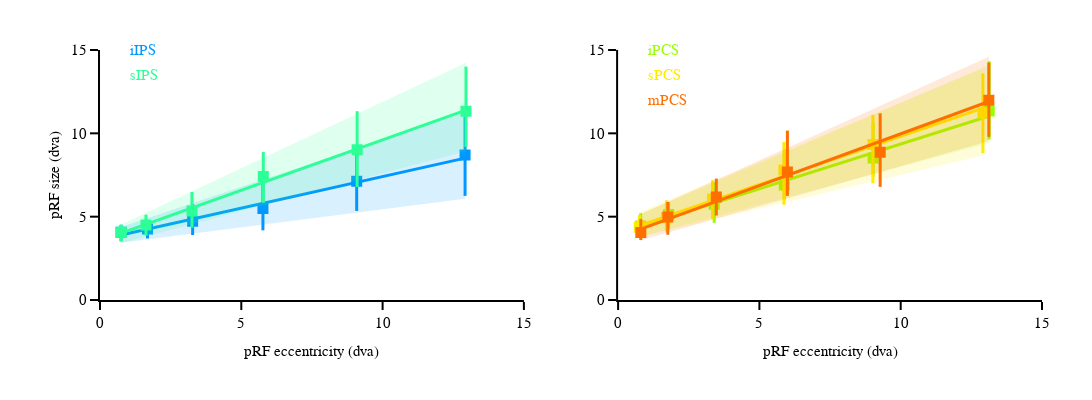

Write notebook code for a chart like this one.
### Code cell
rois = ['iIPS', 'sIPS', 'iPCS', 'sPCS', 'mPCS']
fig = prf_ecc_size_plot(df_ecc_size=df_ecc_size, fig_width=fig_width, 
                        fig_height=400, rois=rois, roi_colors=roi_colors_dict,
                        plot_groups=plot_groups, max_ecc=max_ecc)

fig.show()
fig.write_image("/Users/uriel/Downloads/{}_ecc_size.pdf".format(subject))
